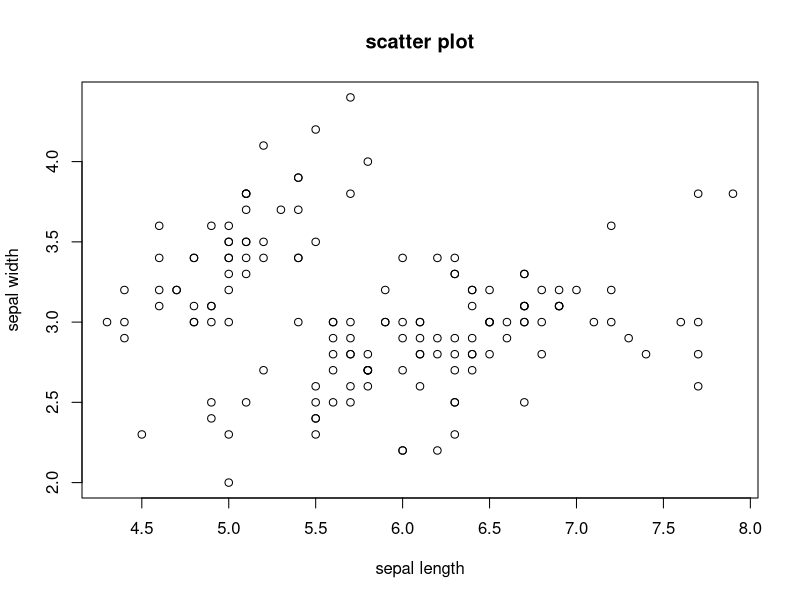
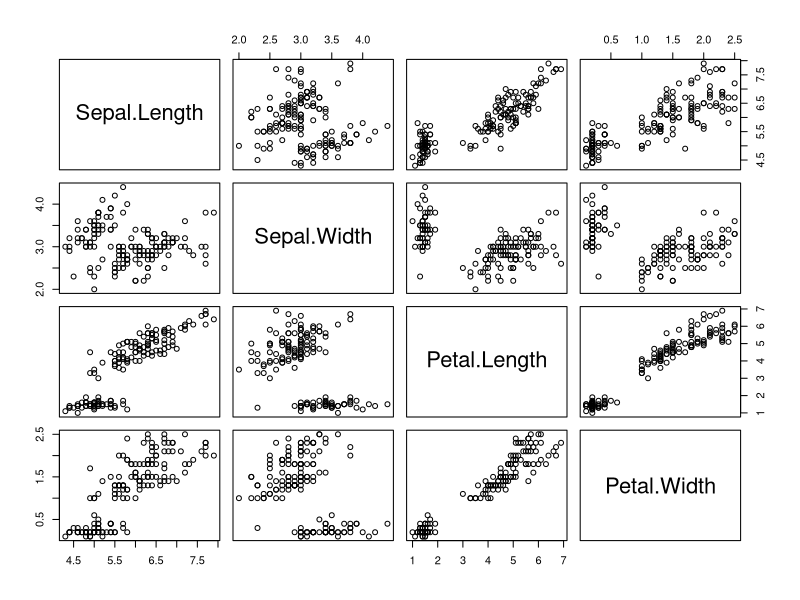

Source code (R) for these figures, in order:
head(iris)
plot(x = iris$Sepal.Length, y = iris$Sepal.Width, xlab = "sepal length",
     ylab = "sepal width", main = "scatter plot")
cor(iris[,-5])
pairs(iris[,-5])
